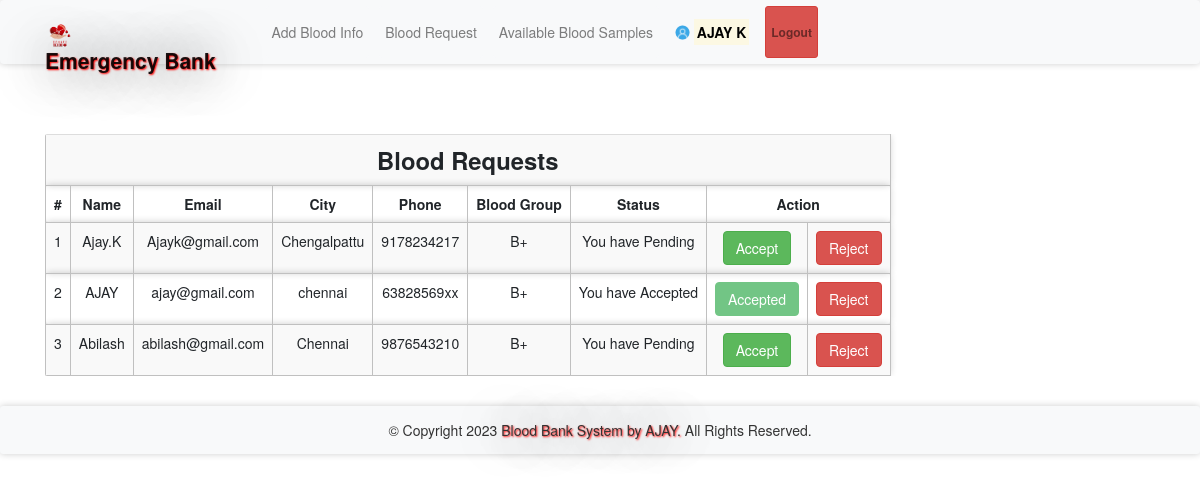
The app's page /bloodreq.php (signed in) with its own data.
### tables this page shows
CREATE TABLE `bloodrequest` (
  `reqid` int(11) NOT NULL,
  `hid` int(11) NOT NULL,
  `rid` int(11) NOT NULL,
  `bg` varchar(11) NOT NULL,
  `status` varchar(100) NOT NULL DEFAULT 'Pending'
);

CREATE TABLE `receivers` (
  `id` int(11) NOT NULL,
  `rname` varchar(100) NOT NULL,
  `remail` varchar(100) NOT NULL,
  `rpassword` varchar(100) NOT NULL,
  `rphone` varchar(100) NOT NULL,
  `rbg` varchar(10) NOT NULL,
  `rcity` varchar(100) NOT NULL
);

### message.php (called while the page is built, shortened)
<?php $counter=0; if(isset($_GET['msg'])) { ?>
	<div class="col-5 alert alert alert-success alert-dismissible fade show card" id="message">
		<button type="button" class="close" data-dismiss="alert" title="close">&times;</button><?php echo $_GET['msg'];?>
	</div>
<?php }?>

### bloodreq.php (the view, shortened to what this page needs)
<?php
require 'file/connection.php';
  if(!isset($_SESSION['did']))
  {
  header('location:login.php');
  }
  else {
    $hid = $_SESSION['did'];
    $sql = "select bloodrequest.*, receivers.* from bloodrequest, receivers where hid='$hid' && bloodrequest.rid=receivers.id";
    $result = mysqli_query($conn, $sql);
?>
<!DOCTYPE html>
<html>
<?php require 'head.php'; ?>
<body>
	<?php require 'header.php'; ?>
	<div class="container cont">
		<?php require 'message.php'; ?>
	<table class="table table-responsive table-striped rounded mb-5">
		<tr><th colspan="9" class="title">Blood requests</th></tr>
		<tr>
			<th>#</th>
			<th>Name</th>
			<th>Email</th>
			<th>City</th>
			<th>Phone</th>
			<th>Blood Group</th>
			<th>Status</th>
			<th colspan="2">Action</th>
		</tr>
		<?php while($row = mysqli_fetch_array($result)) { ?>
		<tr>
			<td><?php echo ++$counter;?></td>
			<td><?php echo $row['rname'];?></td>
			<td><?php echo $row['remail'];?></td>
			<td><?php echo $row['rcity'];?></td>
			<td><?php echo $row['rphone'];?></td>
			<td><?php echo $row['bg'];?></td>
			<td><?php echo 'You have '.$row['status'];?></td>
			<td><?php if($row['status'] == 'Accepted'){ ?> <a href="" class="btn btn-success disabled">Accepted</a> <?php }
			else{ ?>
				<a href="file/accept.php?reqid=<?php echo $row['reqid'];?>" class="btn btn-success">Accept</a>
			<?php } ?>
			</td>
			<td><?php if($row['status'] == 'Rejected'){ ?> <a href="" class="btn btn-danger disabled">Rejected</a> <?php }
			else{ ?>
				<a href="file/reject.php?reqid=<?php echo $row['reqid'];?>" class="btn btn-danger">Reject</a>
			<?php } ?>
			</td>
		</tr>
		<?php } ?>
	</table>
</div>
    <?php require 'footer.php'; ?>
</body>
</html>
<?php } ?>

### head.php (shortened to what this page needs)
<head>
    <link rel="stylesheet" href="https://maxcdn.bootstrapcdn.com/bootstrap/4.5.0/css/bootstrap.min.css">
    <link rel="stylesheet" type="text/css" href="../library/css/bootstrap.min.css"/>
    <link href="css/style.css" rel="stylesheet"/>
</head>

### header.php (shortened to what this page needs)
<nav class="navbar navbar-expand-sm navbar-light bg-light sticky-top">
	<div class="container">
		<a class="navbar-brand" href="index.php"><img src="image/logo.png" width="30" height="30" class="rounded-circle">Emergency Bank</a>
          <div class="collapse navbar-collapse" id="collapsibleNavbar">
        <?php if (isset($_SESSION['hid'])) { ?>
		<ul class="navbar-nav ml-auto">
			<li class="nav-item">
				<a class="nav-link btn btn-light" href="bloodinfo.php">Add Blood Info</a>
            </li>
            <li class="nav-item">
                <a class="nav-link btn btn-light" href="bloodrequest.php">Blood Request</a>
            </li>
			<li class="nav-item">
				<a class="nav-link btn btn-light" href="abs.php">Available Blood Samples</a>
            </li>
            <li class="nav-item">
                <a href="hprofile.php?id=<?php echo $_SESSION['hid']; ?>" class="nav-link btn font-weight-bold"><img src="image/hospital.png" width="15" height="15" class="rounded-circle"><mark><?php echo $_SESSION['hname']; ?></mark></a>
            </li>
            <li class="nav-item">
                <a class="nav-link btn btn-danger btn-sm font-weight-bold" href="logout.php">Logout</a>
            </li>
        </ul>
        <?php } elseif (isset($_SESSION['did'])) { ?>
        <ul class="navbar-nav ml-auto">
            <li class="nav-item">
				<a class="nav-link btn btn-light" href="bloodinfo.php">Add Blood Info</a>
            </li>
            <li class="nav-item">
                <a class="nav-link btn btn-light" href="bloodreq.php">Blood Request</a>
            </li>
           <li class="nav-item">
               <a class="nav-link btn btn-light" href="abs.php">Available Blood Samples</a>
           </li>
           <li class="nav-item">
             <a href="dprofile.php?id=<?php echo $_SESSION['did']; ?>" class="nav-link btn font-weight-bold" href="#"><img src="image/user.png" width="15" height="15" class="rounded-circle"> <mark><?php echo ' '.$_SESSION['dname']; ?></mark></a>
           </li>
            <li class="nav-item">
             <a class="nav-link btn btn-danger btn-sm font-weight-bold" href="logout.php">Logout</a>
           </li>
         </ul>
        <?php } ?>
       </div>
    </div>
</nav>

### footer.php (shortened to what this page needs)
<footer class="footer text-center bg-light">
	© Copyright <span id="demo"></span> <span class="brand">Blood Bank System by AJAY. </span> All Rights Reserved.
</footer>

### css/style.css (style rules this page uses)
.cont { padding-top: 40px; text-align: justify; font-size: 1em; }
.card ,nav, .footer,tr,video { border-radius: 3px; transition: all 200ms ease-out; box-shadow: 0px 0px 7px rgba(0, 0, 0, 0.2); }
tr,th,td { border:0.1px solid silver; text-align: center; }
.nav-item { margin-left: 10px; }
.navbar-brand { text-shadow: 1px 1px 2px red, 0 0 50px black, 0 0 5px white; font-weight: bold; font-size: 1.5em; }
.title { font-weight: bold; font-size: 1.7em; text-transform: capitalize; text-align: center; }
.brand { text-shadow: 1px 1px 2px red, 0 0 50px black, 0 0 5px white; }
.rounded-circle { margin-top: -2.5px; }
a:link { text-decoration: none; }
.footer { padding: 14px; }

### records on screen
bloodrequest: receivers.rname "Ajay.K", receivers.remail "Ajayk@gmail.com", receivers.rcity "Chengalpattu", receivers.rphone "9178234217", bg "B+", status "Pending"
bloodrequest: receivers.rname "AJAY", receivers.remail "ajay@gmail.com", receivers.rcity "chennai", receivers.rphone "63828569xx", bg "B+", status "Accepted"
bloodrequest: receivers.rname "Abilash", receivers.remail "abilash@gmail.com", receivers.rcity "Chennai", receivers.rphone "9876543210", bg "B+", status "Pending"

### other values on screen
$_SESSION['dname'] "AJAY K"
